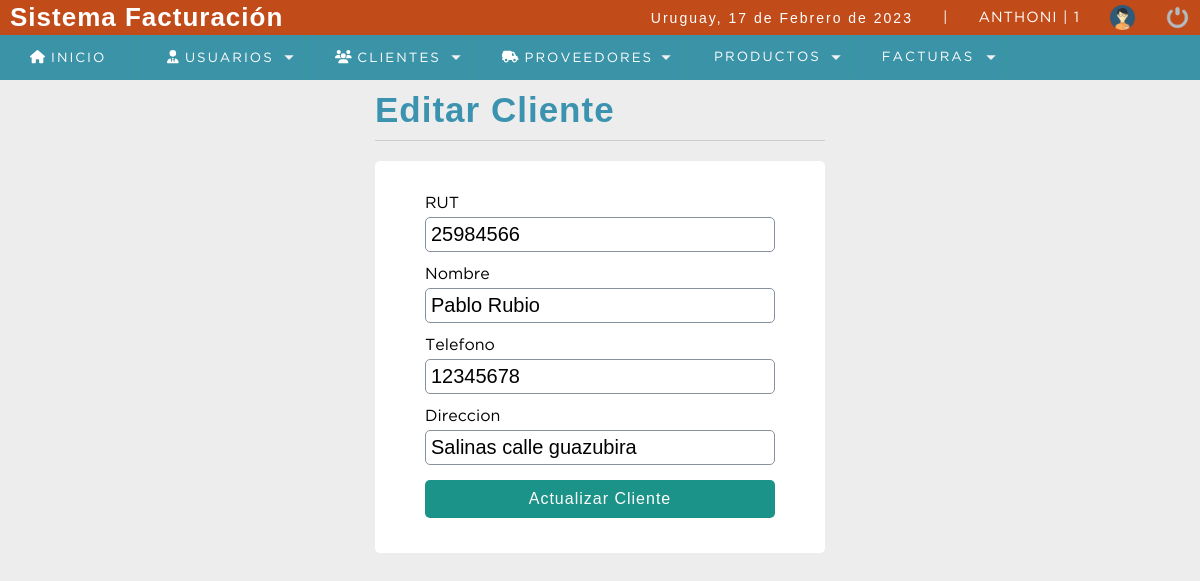
The page /sistema/editar_cliente.php?id=1 (signed in) on the database its author committed.
### tables this page shows
CREATE TABLE `cliente` (
  `idcliente` int(11) NOT NULL,
  `rut` int(11) DEFAULT NULL,
  `nombre` varchar(80) DEFAULT NULL,
  `telefono` int(11) DEFAULT NULL,
  `direccion` text DEFAULT NULL,
  `dateadd` datetime NOT NULL DEFAULT current_timestamp(),
  `usuario_id` int(11) NOT NULL,
  `estatus` int(11) NOT NULL DEFAULT 1
);

### sistema/editar_cliente.php (the view, shortened to what this page needs)
<?php
	include "../conexion.php";
	$idcliente = $_REQUEST['id'];
	$sql = mysqli_query($conection,"SELECT * FROM cliente WHERE idcliente = $idcliente and estatus = 1");
	$result_sql = mysqli_num_rows($sql);
	if($result_sql == 0){
		header('location: lista_clientes.php');
	}else{
		while($data = mysqli_fetch_array($sql)) {
			$rut 		= $data['rut'];
			$nombre 	= $data['nombre'];
			$telefono 	= $data['telefono'];
			$direccion 	= $data['direccion'];
		}
	}
 ?>
<!DOCTYPE html>
<html lang="en">
<head>
	<?php include "includes/scripts.php"; ?>
</head>
<body>
	<?php include "includes/header.php"; ?>
	<section id="container">
		<div class="form_register">
			<h1>Editar Cliente</h1>
			<hr>
	<form action="" method="post">
		 <label for="rut">RUT</label>
         <input type="number" name="rut" id="rut" placeholder="Nro. RUT" value="<?php echo $rut; ?>">
		 <label for="nombre">Nombre</label>
         <input type="text" name="nombre" id="nombre" placeholder="Nombre" value="<?php echo $nombre; ?>">
         <label for="telefono">Telefono</label>
         <input type="number" name="telefono" id="telefono" placeholder="Telefono" value="<?php echo $telefono; ?>">
         <label for="direccion">Direccion</label>
         <input type="text" name="direccion" id="direccion" placeholder="Direccion" value="<?php echo $direccion; ?>">
         <input type="submit" value="Actualizar Cliente" class="btn_save">
    </form>
		</div>
	</section>
</body>
</html>

### sistema/css/style.css (style rules this page uses)
* { margin: 0; padding: 0; box-sizing: border-box; }
body { background: #ededed; }
h1, h2, h3, h4, h5, h6 { font-family: 'arial'; font-weight: bold; letter-spacing: 1px; }
h1 { font-size: 26px; }
#container { padding: 90px 15px 15px; }
.form_register { width: 450px; margin: auto; border-radius: 5px; }
.form_register h1 { color: #3c93b0; text-align: center; }
hr { border: 0; background: #CCC; height: 1px; margin: 10px 0; }
form { background: #FFF; margin: auto; padding: 20px 50px; border: 10 px solid #d1d1d1; border-radius: 5px; }
label { display: block; font-size: 12pt; font-family: 'GothamBook'; margin: 15px auto 5px auto; }
input,select { display: block; width: 100%; font-size: 15pt; padding: 5px; border: 1px solid #85929e; border-radius: 5px; }
.btn_save { font-size: 12pt; background: #1C9388; padding: 10px; color: #FFF; letter-spacing: 1px; border: 0; cursor: pointer; margin: 15px auto; display: block; border-radius: 5px; }
#container h1 { font-size: 35px; display: inline-block; }

### rows shown on the page
cliente: rut "25984566", nombre "Pablo Rubio", telefono "12345678", direccion "Salinas calle guazubira"

### other values the page prints
fechaC() "17 de Febrero de 2023"
$_SESSION['user'] "ANTHONI"
$_SESSION['rol'] "1"
